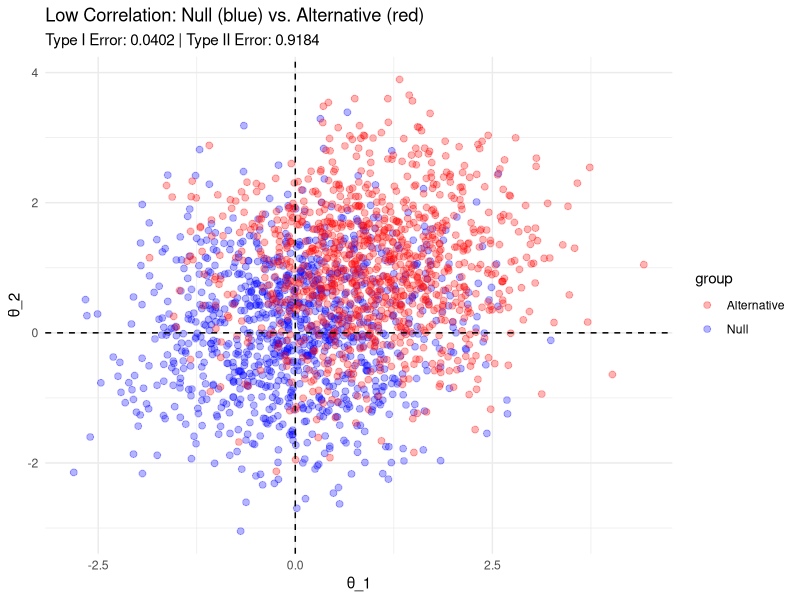

This chart was generated by the following R code:
library(ggplot2)

set.seed(123)
null_data <- data.frame(theta1 = rnorm(1000), theta2 = rnorm(1000), group = "Null")
alt_data <- data.frame(theta1 = rnorm(1000, 1), theta2 = rnorm(1000, 1), group = "Alternative")

data <- rbind(null_data, alt_data)

ggplot(data, aes(x = theta1, y = theta2, color = group)) +
  geom_point(alpha = 0.3, size = 2) +
  geom_vline(xintercept = 0, linetype = "dashed", color = "black") +
  geom_hline(yintercept = 0, linetype = "dashed", color = "black") +
  scale_color_manual(values = c("Null" = "blue", "Alternative" = "red")) +
  labs(title = "Low Correlation: Null (blue) vs. Alternative (red)",
       subtitle = "Type I Error: 0.0402 | Type II Error: 0.9184",
       x = "θ_1",
       y = "θ_2") +
  theme_minimal()
